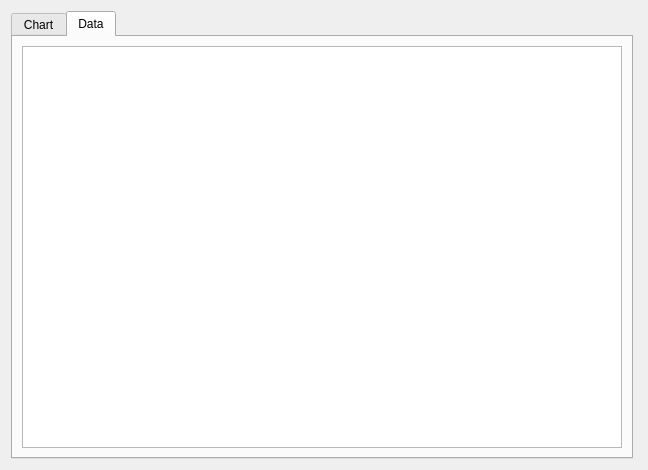
<?xml version="1.0" encoding="UTF-8"?>
<ui version="4.0">
 <class>DlgChart</class>
 <widget class="QDialog" name="DlgChart">
  <property name="geometry">
   <rect>
    <x>0</x>
    <y>0</y>
    <width>648</width>
    <height>468</height>
   </rect>
  </property>
  <property name="windowTitle">
   <string>Dialog</string>
  </property>
  <layout class="QGridLayout" name="gridLayout">
   <item row="0" column="0">
    <widget class="QTabWidget" name="tabWidget">
     <property name="currentIndex">
      <number>1</number>
     </property>
     <widget class="QWidget" name="tab_4">
      <attribute name="title">
       <string>Chart</string>
      </attribute>
      <layout class="QGridLayout" name="gridLayout_4">
       <item row="0" column="0">
        <widget class="Plot" name="qwtpltChart" native="true">
         <property name="minimumSize">
          <size>
           <width>500</width>
           <height>400</height>
          </size>
         </property>
        </widget>
       </item>
      </layout>
     </widget>
     <widget class="QWidget" name="tab_3">
      <attribute name="title">
       <string>Data</string>
      </attribute>
      <layout class="QGridLayout" name="gridLayout_10">
       <item row="0" column="0">
        <widget class="QTableWidget" name="tblChartData">
         <property name="minimumSize">
          <size>
           <width>600</width>
           <height>200</height>
          </size>
         </property>
         <property name="selectionBehavior">
          <enum>QAbstractItemView::SelectRows</enum>
         </property>
         <attribute name="horizontalHeaderVisible">
          <bool>false</bool>
         </attribute>
         <attribute name="horizontalHeaderCascadingSectionResizes">
          <bool>false</bool>
         </attribute>
         <attribute name="horizontalHeaderDefaultSectionSize">
          <number>80</number>
         </attribute>
         <attribute name="horizontalHeaderHighlightSections">
          <bool>true</bool>
         </attribute>
         <attribute name="verticalHeaderVisible">
          <bool>false</bool>
         </attribute>
         <column>
          <property name="text">
           <string>Date</string>
          </property>
         </column>
         <column>
          <property name="text">
           <string>Open</string>
          </property>
         </column>
         <column>
          <property name="text">
           <string>High</string>
          </property>
         </column>
         <column>
          <property name="text">
           <string>Low</string>
          </property>
         </column>
         <column>
          <property name="text">
           <string>Close</string>
          </property>
         </column>
         <column>
          <property name="text">
           <string>Volume</string>
          </property>
         </column>
         <column>
          <property name="text">
           <string>Rate</string>
          </property>
         </column>
        </widget>
       </item>
      </layout>
     </widget>
    </widget>
   </item>
   <item row="0" column="1">
    <spacer name="horizontalSpacer">
     <property name="orientation">
      <enum>Qt::Horizontal</enum>
     </property>
     <property name="sizeHint" stdset="0">
      <size>
       <width>25</width>
       <height>20</height>
      </size>
     </property>
    </spacer>
   </item>
   <item row="1" column="0">
    <spacer name="verticalSpacer">
     <property name="orientation">
      <enum>Qt::Vertical</enum>
     </property>
     <property name="sizeHint" stdset="0">
      <size>
       <width>20</width>
       <height>11</height>
      </size>
     </property>
    </spacer>
   </item>
  </layout>
 </widget>
 <customwidgets>
  <customwidget>
   <class>Plot</class>
   <extends>QWidget</extends>
   <header location="global">plot.h</header>
   <container>1</container>
  </customwidget>
 </customwidgets>
 <resources/>
 <connections/>
</ui>
